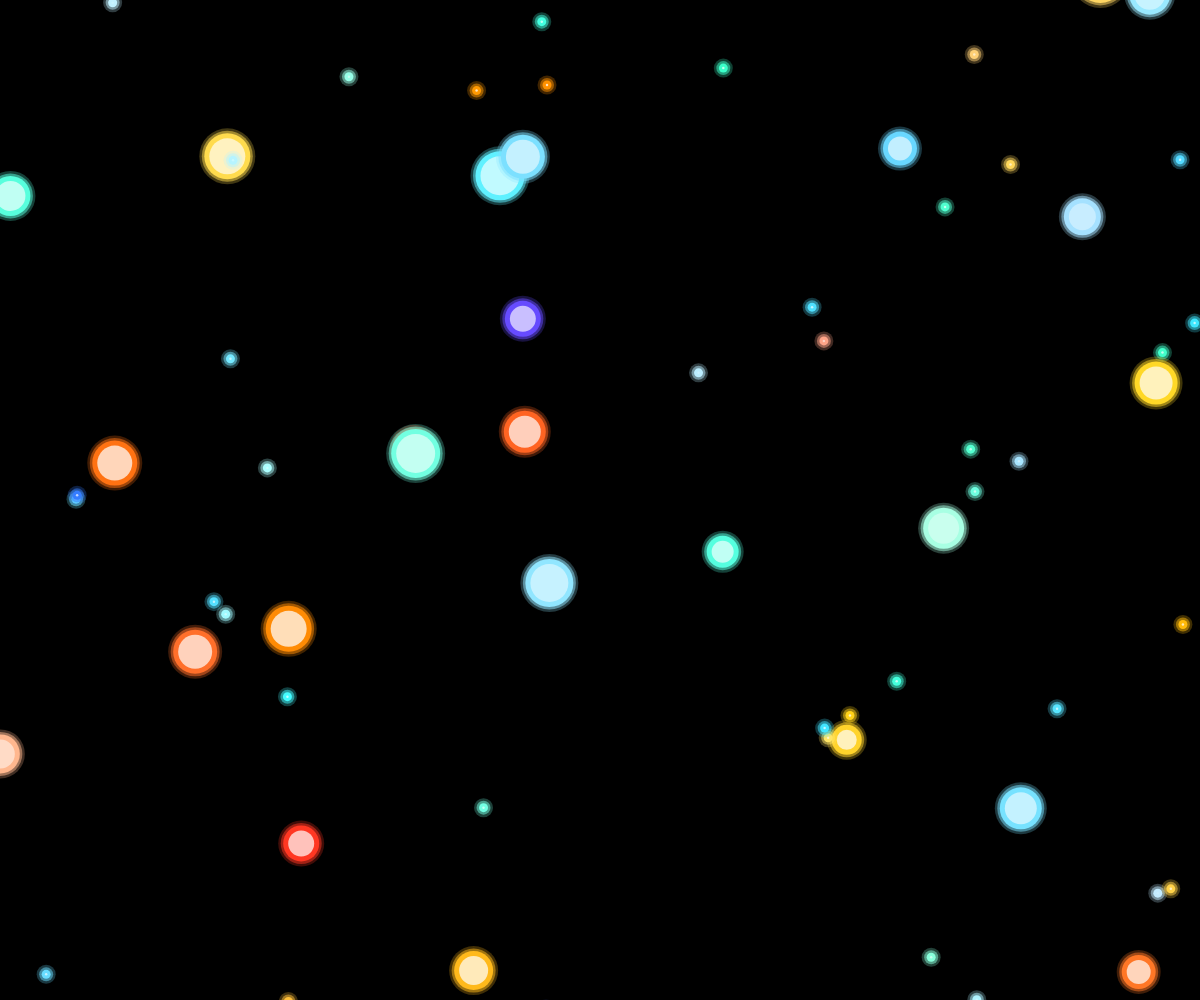
Frame 1 (no input)
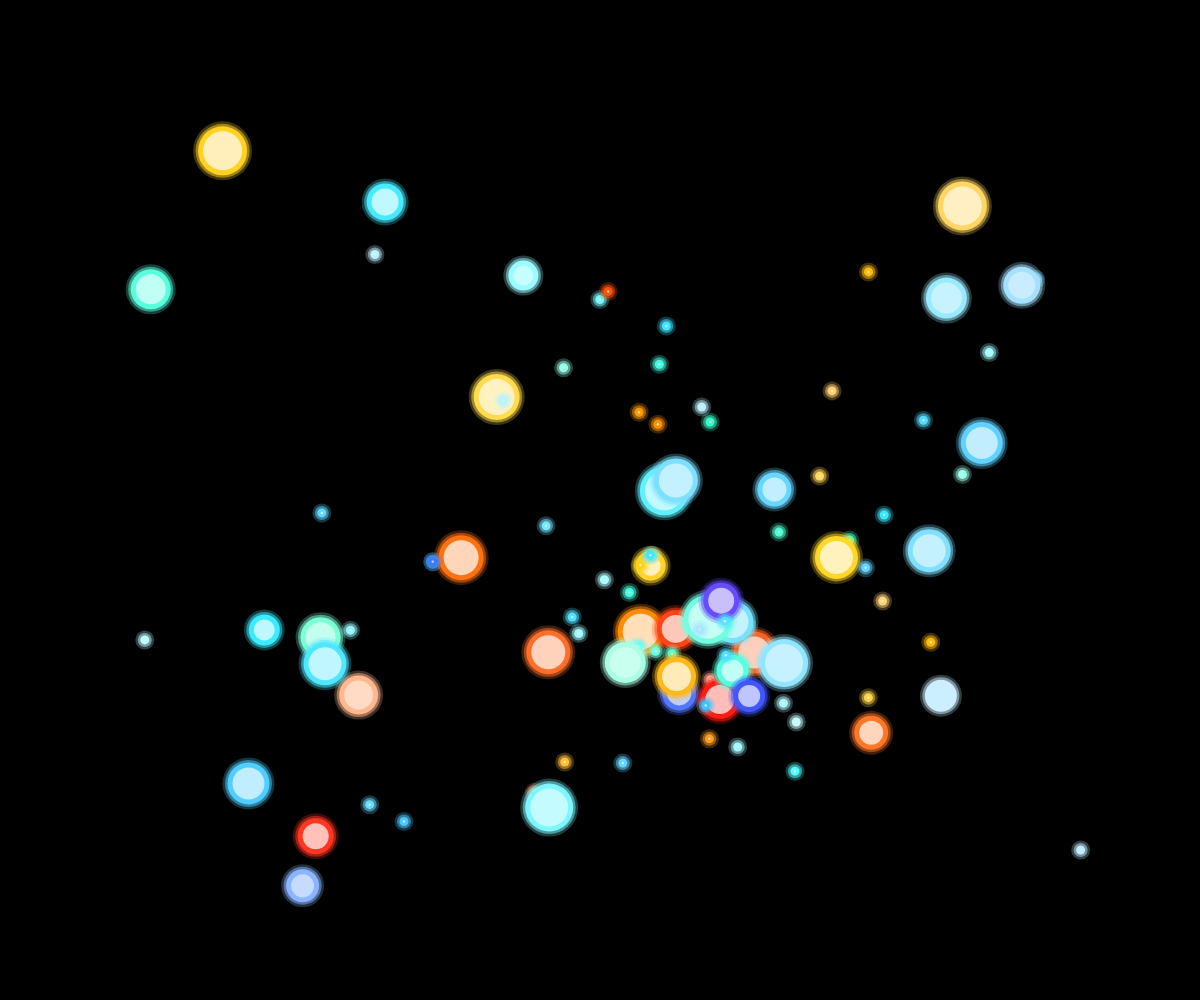
Frame 60 (no input)
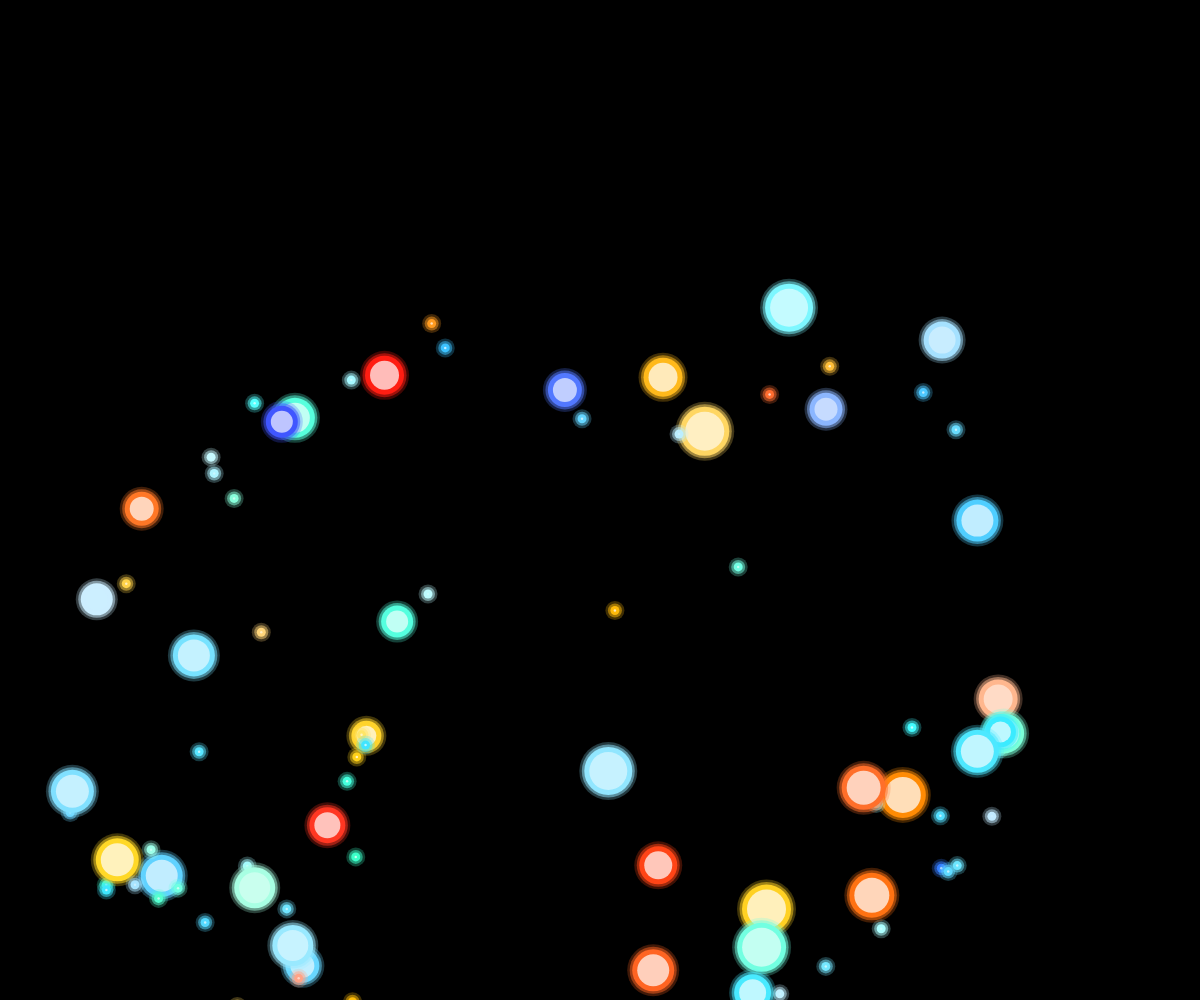
Frame 120 (the mouse pressed at the canvas centre since frame 60)

The p5.js sketch that drew these frames (run headless with seeded random() and noise() and a simulated clock; from frame 60 on, the mouse is pressed at the canvas centre):

// p5.js sketch
// ── sketch.js
let cycle;
let angle;
let stars=[];
let target;
let count=100;
function setup() {
  createCanvas(windowWidth, windowHeight);
  
  angle=0;
  colorMode(HSL)
  for(let i=0;i<count;i++){
    stars.push(new Star(random(-100,width+100),random(-100,height+100)));
  }
}

function draw() {
  createCanvas(windowWidth, windowHeight);
  background(0,0,0);
  //having an invisible dot be the object that the stars seek towards
 cycle=createVector(width/2,height/2, width/4);
  let noix=noise(0.005 * frameCount);
  let noiy=noise(0.005 * frameCount + 10000)
  //having it cycle around in a circle-ish shape
  target=createVector(cycle.x+cycle.z*cos(angle)*noix,cycle.y+cycle.z*sin(angle)*noiy);
  //stroke(0,0,100);
  //strokeWeight(10)
  //point(target.x,target.y)
  //noFill();
 // circle(width/2,height/2,width/4);
  //itering the angle
  angle+=PI/120;
  //setting it to zero to restart
  if(angle>2*PI){
    angle=0;
    let i=random(0,count);
    stars[i]=new Star(random(-100,width+100),random(-100,height+100));
  }
  //moving stars
  for(let s of stars){
    s.move(target,stars);
    s.show();
  }
}
// ── stars.js
//the star class to manage the start particles
//based on Nature of Code, Seek, and seperate examples
class Star{
  constructor(x,y){
    this.pos=createVector(x,y);
    this.maxforce=0.3;
    this.acc=createVector(0,0);
    this.velo=createVector(0,0);
    //what kind of star it is
    let temp=tempcolor();
    this.colors=temp[0];
    this.rad=temp[1];
    this.maxspeed=random((250-this.rad)/2);
  }
  move(target,stars){
    //applying steering forces
    let steer=this.seek(target);
    steer.mult(1);
    this.acc.add(steer);
    //applying seperation forces. 
    let space=this.spaceOut(stars);
    space.mult(2);
    this.acc.add(space);
    //moving
    this.velo.add(this.acc);
    this.velo.limit(this.maxspeed);
    this.pos.add(this.velo);
    //resetting for next cycle
    this.acc.mult(0);
  }
  seek(target){
    //getting a vector pointing from current to target 
    let desired=p5.Vector.sub(target,this.pos);
    //normalling it and lengthing it to fit the max speed
    desired.normalize();
    desired.mult(this.maxspeed);
    //creating the ideal steer force for the desired vector
    let steerforce=p5.Vector.sub(desired,this.velo);
    steerforce.limit(0.2);
    return steerforce;
  }
  spaceOut(stars){
    let gap=this.r*2;
    let sum=createVector();
    let num=0;
    let d=0;
    
    for(let s in stars){
      d=p5.Vector.sub(this.pos, s.pos);
      if(this!=s && d<gap){
        //if the other star is too close add it to the sum
        d.setMag(1/d);
        sum.add(d);
        num+=1;
      }
    }
    if(num>0){
      //finding the average gap
      sum.div(num);
      sum.setMag(this.maxspeed);
      //pointing the force in the right direction
      sum.sub(this.velo);
      sum.limit(this.maxforce);
    }
    return sum;
    
  }
  show(){
    noStroke();
    fill(this.colors.x,this.colors.y, this.colors.z,0.25);
    circle(this.pos.x,this.pos.y,this.rad+10);
    fill(this.colors.x,this.colors.y, this.colors.z,0.50);
    circle(this.pos.x,this.pos.y,this.rad+5);
    fill(this.colors.x,this.colors.y, this.colors.z,1);
    circle(this.pos.x,this.pos.y,this.rad);
    fill(this.colors.x,this.colors.y,90,0.9);
    if(this.rad-10<2.5){
     circle(this.pos.x,this.pos.y,2.5); 
    }else{
      circle(this.pos.x,this.pos.y,this.rad-10); 
    }
    

  }
}

function tempcolor(){
  //this function uses the temp to type of star chart to create a pattern to the generation of stars
  let kelvin=random(2,31);
  let tempcolor=createVector(0,100,0);
  let lumi=0;
  let r=0;
  //has to get this or less to be a giant
  let superpercent=0;
  if(kelvin<=5){
    //reds
    superpercent=5
    lumi=random(50,60)
    tempcolor.x=random(51);
  }else if(5<=kelvin && kelvin<=8){
    //oranges
    superpercent=3
    lumi=random(50,80)
    tempcolor.x=random(9,51);
  }else if(8<kelvin && kelvin<=12){
    //yellows/whites
    superpercent=2
    lumi=random(50,80)
    tempcolor.x=random(39,51);
  }else if(12<kelvin && kelvin<=20){
    //blues/whites
    superpercent=2
    lumi=random(60,90)
    tempcolor.x=random(160,171);
  }else if(20<kelvin && kelvin<=30){
    //blues
    superpercent=4
    lumi=random(60,90)
    tempcolor.x=random(179,200);
  }else{
    //super blues
    superpercent=6
    lumi=random(60,80)
    tempcolor.x=random(190,250);
  }
  tempcolor.z=lumi;
  //setting the radius
  if(random(10)<=superpercent){
    r=floor(random(29,51));
  }else{
    r=floor(9,25);
  }
  return [tempcolor,r];
}
